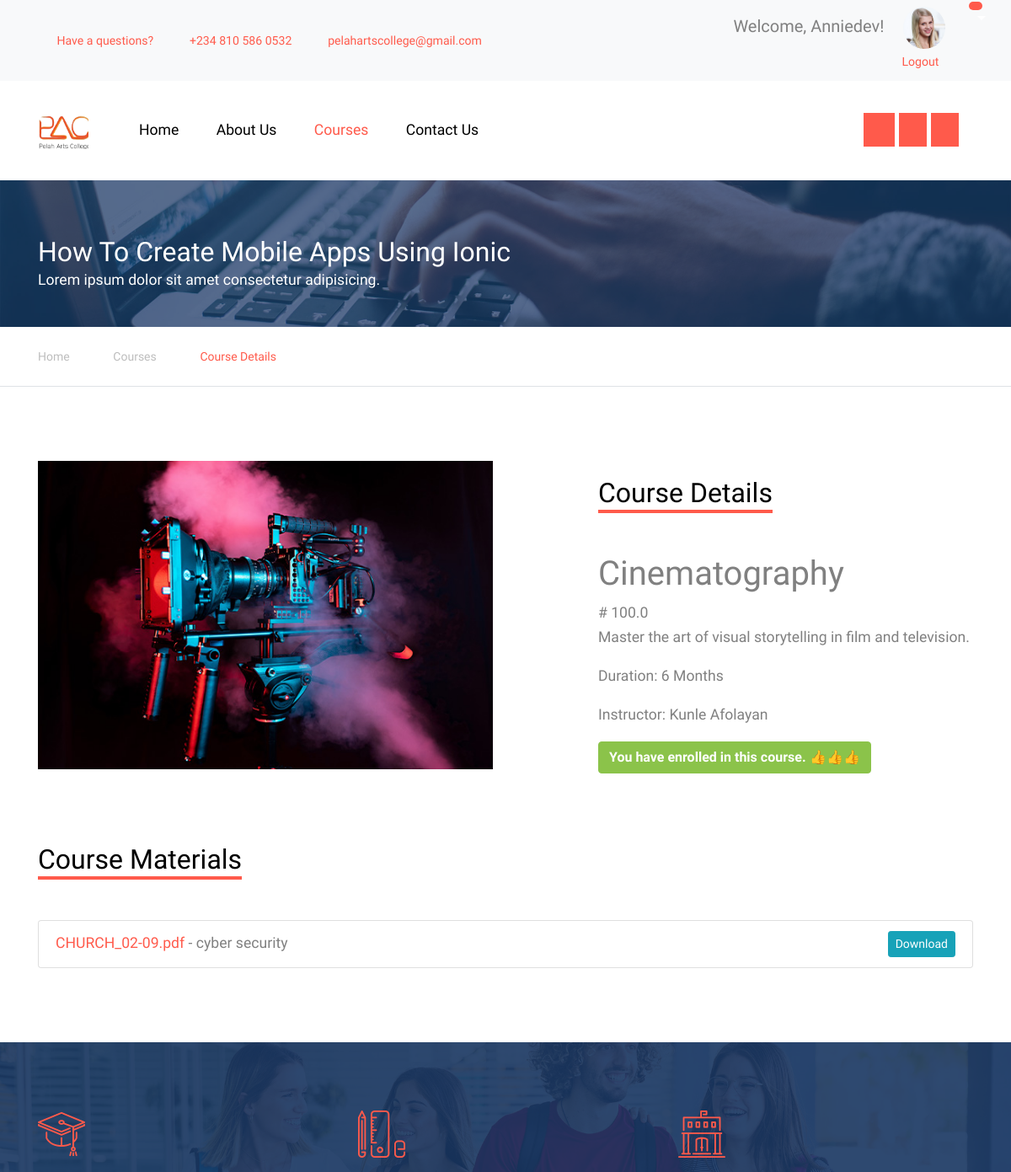
Before: /course/1 (signed in, upper part) with the older database file.
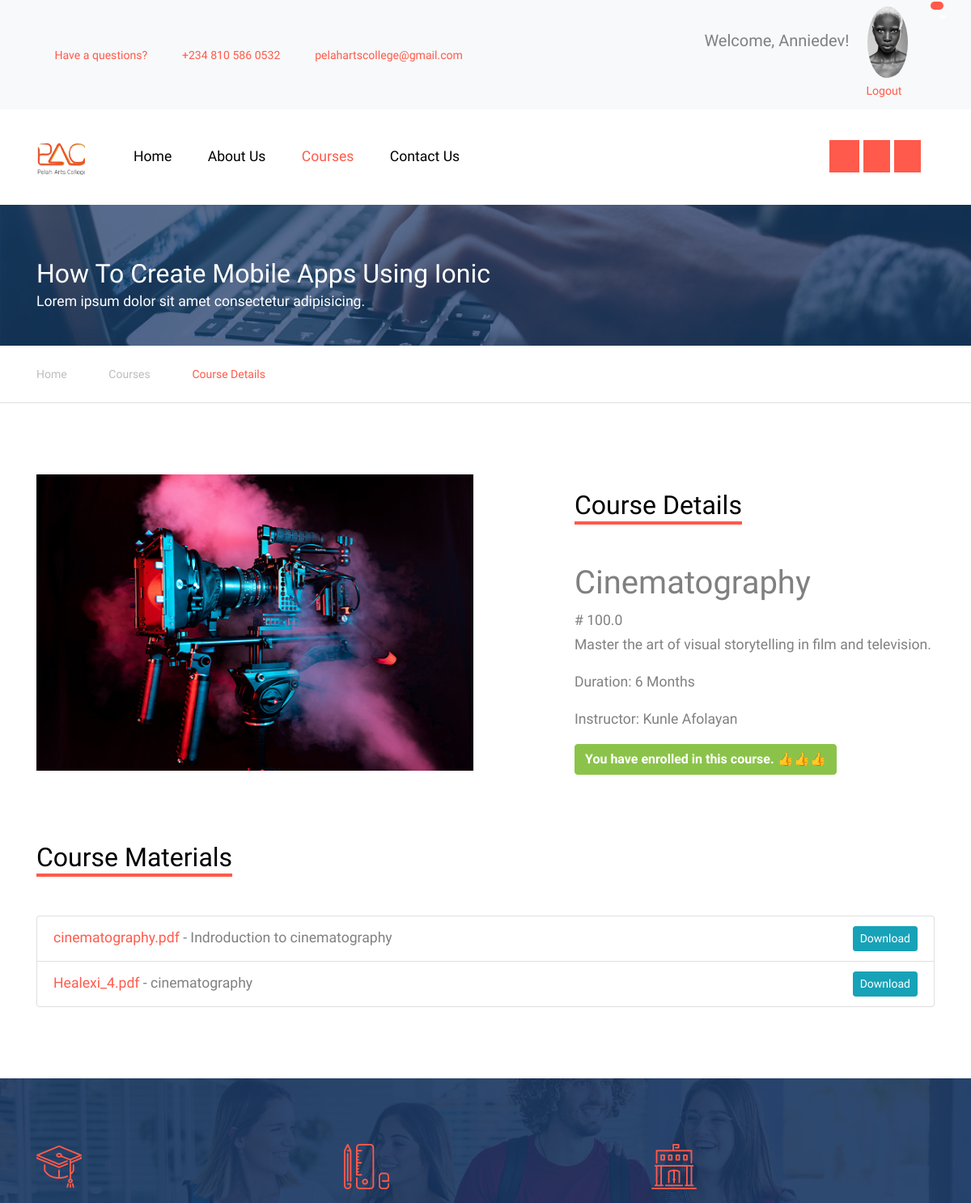
After: the same page with the newer database file.
### model.py (models this page shows, shortened)
class User(db.Model, UserMixin):
    id = db.Column(db.Integer, primary_key=True)
    email = db.Column(db.String(150), unique=True, nullable=False)
    username = db.Column(db.String(150), unique=True, nullable=False)
    password = db.Column(db.String(150), nullable=False)
    cart_items = db.relationship('Cart', back_populates='user')
    student_profile = db.relationship('Student', back_populates='user', uselist=False)

class Student(db.Model):
    id = db.Column(db.Integer, primary_key=True)
    firstname = db.Column(db.String(150))
    lastname = db.Column(db.String(150))
    middlename = db.Column(db.String(150))
    phone_number = db.Column(db.String(20))
    house_address = db.Column(db.String(200))
    profile_image = db.Column(db.String(150), nullable=False)
    user_id = db.Column(db.Integer, db.ForeignKey('user.id'))
    user = db.relationship('User', back_populates='student_profile')
    courses = db.relationship('Course', backref='student', lazy=True)
    payments = db.relationship('Payment', back_populates='student')

class Course(db.Model):
    id = db.Column(db.Integer, primary_key=True)
    title = db.Column(db.String(150))
    description = db.Column(db.String(500))
    price = db.Column(db.Float)
    student_id = db.Column(db.Integer, db.ForeignKey('student.id'))
    instructor_id = db.Column(db.Integer, db.ForeignKey('instructor.id'))
    image = db.Column(db.String(150), nullable=False)
    category = db.Column(db.String(100), nullable=False)
    duration = db.Column(db.String(30))
    instructor = db.relationship('Instructor', back_populates='courses')
    payments = db.relationship('Payment', back_populates='course')
    materials = db.relationship('CourseMaterial', back_populates='course', cascade='all, delete-orphan')

class Instructor(db.Model):
    id = db.Column(db.Integer, primary_key=True)
    fullname = db.Column(db.String(150))
    email = db.Column(db.String(150))
    phone_number = db.Column(db.String(20))
    house_address = db.Column(db.String(200))
    profile_image = db.Column(db.String(150))
    courses = db.relationship('Course', back_populates='instructor')

class CourseMaterial(db.Model):
    id = db.Column(db.Integer, primary_key=True)
    course_id = db.Column(db.Integer, db.ForeignKey('course.id'), nullable=False)
    filename = db.Column(db.String(150), nullable=False)
    filepath = db.Column(db.String(200), nullable=False)
    description = db.Column(db.String(500))
    date_added = db.Column(db.DateTime, default=datetime.utcnow)
    course = db.relationship('Course', back_populates='materials')

### main.py (the view)
@app.route('/course/<int:course_id>')
@login_required
def course(course_id):
    course = Course.query.get_or_404(course_id)
    payment_exists = False
    course_materials = []
    if current_user.is_authenticated:
        payment = Payment.query.filter_by(user_id=current_user.id, course_id=course_id, status='success').first()
        if payment:
            payment_exists = True
            course_materials = CourseMaterial.query.filter_by(course_id=course_id).all()
    return render_template('course-single.html', course=course, payment_exists=payment_exists, course_materials=course_materials)

### main.py (called while the page is built)
@login_manager.user_loader
def load_user(user_id):
    return User.query.get(int(user_id))

### templates/course-single.html (shortened to what this page needs)
<!DOCTYPE html>
<html lang="en">
<head>
  <link rel="stylesheet" href="{{ url_for('static', filename='css/bootstrap.min.css') }}">
  <link rel="stylesheet" href="{{ url_for('static', filename='css/jquery-ui.css') }}">
  <link rel="stylesheet" href="{{ url_for('static', filename='css/owl.carousel.min.css') }}">
  <link rel="stylesheet" href="{{ url_for('static', filename='css/owl.theme.default.min.css') }}">
  <link rel="stylesheet" href="{{ url_for('static', filename='css/jquery.fancybox.min.css') }}">
  <link rel="stylesheet" href="{{ url_for('static', filename='css/bootstrap-datepicker.css') }}">
  <link rel="stylesheet" href="{{ url_for('static', filename='fonts/flaticon/font/flaticon.css') }}">
  <link rel="stylesheet" href="{{ url_for('static', filename='css/jquery.mb.YTPlayer.min.css') }}" media="all" type="text/css">
  <link rel="stylesheet" href="{{ url_for('static', filename='css/style.css') }}">
  <link rel="stylesheet" href="{{ url_for('static', filename='fonts/icomoon/style.css') }}">
</head>
<body data-spy="scroll" data-target=".site-navbar-target" data-offset="300">
  <div class="site-wrap">
    <div class="py-2 bg-light">
      <div class="container">
        <div class="row align-items-center">
          <div class="col-lg-8 d-none d-lg-block">
            <a href="{{ url_for('contact') }}" class="small mr-3"
              ><span class="icon-question-circle-o mr-2"></span> Have a
              questions?</a
            >
            <a href="#" class="small mr-3"
              ><span class="icon-phone2 mr-2"></span> +234 810 586 0532</a
            >
            <a href="#" class="small mr-3"
              ><span class="icon-envelope-o mr-2"></span>
              pelahartscollege@gmail.com</a
            >
          </div>
          <div class="col-lg-4 text-right">
            <div class="row">
              <div class="col">
                {% if current_user.is_authenticated %}
                <div class="user-info">
                  <h2
                    class="small mr-2"
                    style="font-size: 20px; display: inline"
                  >
                    Welcome, {{ current_user.username }}!
                  </h2>
                  {% if current_user.student_profile and
                  current_user.student_profile.profile_image %}
                  <img
                    src="{{ url_for('static', filename='uploads/' + current_user.student_profile.profile_image) }}"
                    alt="Profile Image"
                    class="img-fluid"
                    style="
                      max-width: 50px;
                      border-radius: 50%;
                      margin-left: 10px;
                    "
                  />
                  {% endif %}
                </div>
                <a href="{{ url_for('auth.logout') }}" class="small mr-2"
                  >Logout</a
                >
                {% endif %}
              </div>
              <div class="dropdown">
                <a
                  href="#"
                  class="dropdown-toggle"
                  id="cartDropdown"
                  data-toggle="dropdown"
                  aria-haspopup="true"
                  aria-expanded="false"
                  style="color: #fff"
                >
                  <span
                    class="icon-shopping-cart"
                    style="position: relative; color: #000"
                  >
                  <span class="badge badge-pill custom-badge" style="position: absolute; top: -10px; right: -10px; width: 10px; height: 10px; background-color: #ff5a4b;">
                    </span>
                  </span>
                </a>
              </div>
            </div>
          </div>
        </div>
      </div>
    </div>
    <header class="site-navbar py-4 js-sticky-header site-navbar-target" role="banner">
      <div class="container">
        <div class="d-flex align-items-center">
          <div class="site-logo">
            <a href="{{ url_for('home') }}" class="d-block">
              <img style="width: 60px" src="{{ url_for('static', filename='images/WhatsApp_Image_2024-03-08_at_08.55.48_e7c7c63c.png') }}" alt="Image" class="img-fluid" />
            </a>
          </div>
          <div class="mr-auto">
            <nav class="site-navigation position-relative text-right" role="navigation">
              <ul class="site-menu main-menu js-clone-nav mr-auto d-none d-lg-block">
                <li><a href="{{ url_for('home') }}" class="nav-link text-left">Home</a></li>
                <li>
                  <a href="{{ url_for('about') }}" class="nav-link text-left">About Us</a>
                </li>
                <li class="active"><a href="{{ url_for('courses') }}" class="nav-link text-left">Courses</a></li>
                <li><a href="{{ url_for('contact') }}" class="nav-link text-left">Contact Us</a></li>
                <div style="display: inline; margin-left: 27rem;">
                  <a href="https://web.facebook.com/profile.php?id=61558722697407"><span style="background-color: #ff5a4b; color: #fff; padding: 10px 12px 10px 12px ; " class="icon-facebook"></span></a>
                  <a href="https://twitter.com/ArtsPelah9167"><span style="background-color: #ff5a4b; color: #fff; padding: 10px;" class="icon-twitter"></span></a>
                  <a href="#"><span style="background-color: #ff5a4b; color: #fff; padding: 10px;" class="icon-linkedin"></span></a>
                </div>
              </ul>
            </nav>
          </div>
        </div>
      </div>
    </header>
    <div class="site-section ftco-subscribe-1 site-blocks-cover pb-4" style="background-image: url(' {{url_for('static', filename= 'images/bg_1.jpg') }}')">
        <div class="container">
          <div class="row align-items-end">
            <div class="col-lg-7">
              <h2 class="mb-0">How To Create Mobile Apps Using Ionic</h2>
              <p>Lorem ipsum dolor sit amet consectetur adipisicing.</p>
            </div>
          </div>
        </div>
      </div>
    <div class="custom-breadcrumns border-bottom">
      <div class="container">
        <a href="{{url_for('home')}}">Home</a>
        <span class="mx-3 icon-keyboard_arrow_right"></span>
        <a href="{{url_for('courses')}}">Courses</a>
        <span class="mx-3 icon-keyboard_arrow_right"></span>
        <span class="current">Course Details</span>
      </div>
    </div>
    <div class="site-section">
      <div class="container">
          <div class="row">
              <div class="col-md-6 mb-4">
                  <p>
                      <img src="{{ url_for('static', filename='images/' + course.image) }}" alt="Image" class="img-fluid">
                  </p>
              </div>
              <div class="col-lg-5 ml-auto align-self-center">
                  <h2 class="section-title-underline mb-5">
                      <span>Course Details</span>
                  </h2>
                  <h1>{{ course.title }}</h1>
                  <div class="price"># {{ course.price }}</div>
                  <div class="description">
                      <p>{{ course.description }}</p>
                  </div>
                  <div class="duration">
                      <p>Duration: {{ course.duration }}</p>
                  </div>
                  <div class="instructor">
                      {% if course.instructor %}
                          <p>Instructor: {{ course.instructor.fullname }}</p>
                      {% else %}
                          <p>No Instructor Assigned</p>
                      {% endif %}
                  </div>
                  {% if current_user.is_authenticated %}
                  {% if payment_exists %}
                    <p class="btn btn-success" style="font-weight: 800; color: #fff;">You have enrolled in this course. 👍👍👍</p>
                      {% endif %}
                  {% endif %}
              </div>
          </div>
          {% if payment_exists %}
              <div class="row mt-5">
                  <div class="col-12">
                      <h2 class="section-title-underline mb-5">
                          <span>Course Materials</span>
                      </h2>
                      <ul class="list-group">
                          {% for material in course.materials %}
                          <li class="list-group-item">
                              <a href="{{ url_for('open_material', material_id=material.id) }}" target="_blank">{{ material.filename }}</a>
                              - {{ material.description }}
                              <a href="{{ url_for('download_material', material_id=material.id) }}" class="btn btn-info btn-sm float-right">Download</a>
                          </li>
                          {% endfor %}
                      </ul>
                  </div>
              </div>
          {% endif %}
      </div>
    </div>
    <div class="section-bg style-1" style="background-image: url('{{ url_for('static', filename='images/hero_1.jpg') }}')">
      <div class="container">
        <div class="row">
          <div class="col-lg-4 col-md-6 mb-5 mb-lg-0">
            <span class="icon flaticon-mortarboard"></span>
          </div>
          <div class="col-lg-4 col-md-6 mb-5 mb-lg-0">
            <span class="icon flaticon-school-material"></span>
          </div>
          <div class="col-lg-4 col-md-6 mb-5 mb-lg-0">
            <span class="icon flaticon-library"></span>
          </div>
        </div>
      </div>
    </div>
    </div>
</body>
</html>

### static/css/style.css (style rules this page uses)
body { line-height: 1.7; color: gray; font-weight: 300; font-size: 1.1rem; }
a { -webkit-transition: 0.3s all ease; -o-transition: 0.3s all ease; transition: 0.3s all ease; color: #ff5a4b; }
h1, h2, h3, h4, h5, .h1, .h2, .h3, .h4, .h5 { font-family: "Muli", -apple-system, BlinkMacSystemFont, "Segoe UI", Roboto, "Helvetica Neue", Arial, sans-serif, "Apple Color Emoji", "Segoe UI Emoji", "Segoe UI Symbol", "Noto Color Emoji"; }
.site-wrap:before { display: none; -webkit-transition: 0.3s all ease-in-out; -o-transition: 0.3s all ease-in-out; transition: 0.3s all ease-in-out; background: rgba(0, 0, 0, 0.6); content: ""; position: absolute; z-index: 2000; top: 0; left: 0; right: 0; bottom: 0; opacity: 0; visibility: hidden; }
.site-section { padding: 2.5em 0; }
@media (min-width: 768px) { .site-section { padding: 5em 0; } }
.site-logo { position: relative; font-weight: 900; font-size: 1.3rem; }
.site-logo a { color: #000; }
.site-navbar { margin-bottom: 0px; z-index: 1999; position: absolute; width: 100%; }
.site-navbar .site-navigation .site-menu { margin-bottom: 0; }
.site-navbar .site-navigation .site-menu .active > a { color: #ff5a4b; display: inline-block; padding: 5px 20px; }
.site-navbar .site-navigation .site-menu a { text-decoration: none !important; display: inline-block; }
.site-navbar .site-navigation .site-menu > li { display: inline-block; }
.site-navbar .site-navigation .site-menu > li > a { padding: 20px 20px; color: #000; display: inline-block; text-decoration: none !important; }
.site-mobile-menu .site-nav-wrap { padding: 0; margin: 0; list-style: none; position: relative; }
.site-mobile-menu .site-nav-wrap a { padding: 10px 20px; display: block; position: relative; color: #212529; }
.site-mobile-menu .site-nav-wrap li { position: relative; display: block; }
.site-mobile-menu .site-nav-wrap > li { display: block; position: relative; float: left; width: 100%; }
.site-mobile-menu .site-nav-wrap > li > a { padding-left: 20px; font-size: 20px; }
.sticky-wrapper + .site-blocks-cover { margin-top: 96px; }
.sticky-wrapper .site-navbar { -webkit-transition: 0.3s all ease; -o-transition: 0.3s all ease; transition: 0.3s all ease; background: #fff; }
.sticky-wrapper .site-navbar .site-logo a { color: #000; }
.sticky-wrapper .site-navbar .site-menu > li { display: inline-block; }
.custom-breadcrumns { padding: 20px 0; }
.custom-breadcrumns span, .custom-breadcrumns a { font-size: 14px; }
.custom-breadcrumns a { display: inline-block; color: #bdbdbd; }
.custom-breadcrumns .current { color: #ff5a4b; }
.section-title-underline { color: #000; }
.section-title-underline span { display: inline-block; border-bottom: 4px solid #ff5a4b; }
.section-bg { background-size: cover; background-position: center; background-repeat: no-repeat; padding: 4rem 0; }
.section-bg.style-1 { position: relative; }
.section-bg.style-1:before { content: ""; position: absolute; top: 0; left: 0; right: 0; bottom: 0; background: #183661; opacity: 0.9; z-index: 0; }
.section-bg.style-1 > .container { z-index: 2; }
.section-bg.style-1 .icon { font-size: 3.5rem; color: #ff5a4b; }
.ftco-subscribe-1 { background-size: cover; background-position: center center; background-repeat: no-repeat; position: relative; }
.ftco-subscribe-1:before { position: absolute; content: ""; background: #183661; opacity: 0.7; z-index: 1; top: 0; left: 0; right: 0; bottom: 0; }
.ftco-subscribe-1 > .container { position: relative; z-index: 2; }
.ftco-subscribe-1 > .container h2, .ftco-subscribe-1 > .container p { color: #fff; }

Changed rows visible on the page:
removed CourseMaterial: filename "CHURCH_02-09.pdf", description "cyber security"
changed Student: profile_image: a different picture
added CourseMaterial: filename "cinematography.pdf", description "Indroduction to cinematography"
added CourseMaterial: filename "Healexi_4.pdf", description "cinematography"
